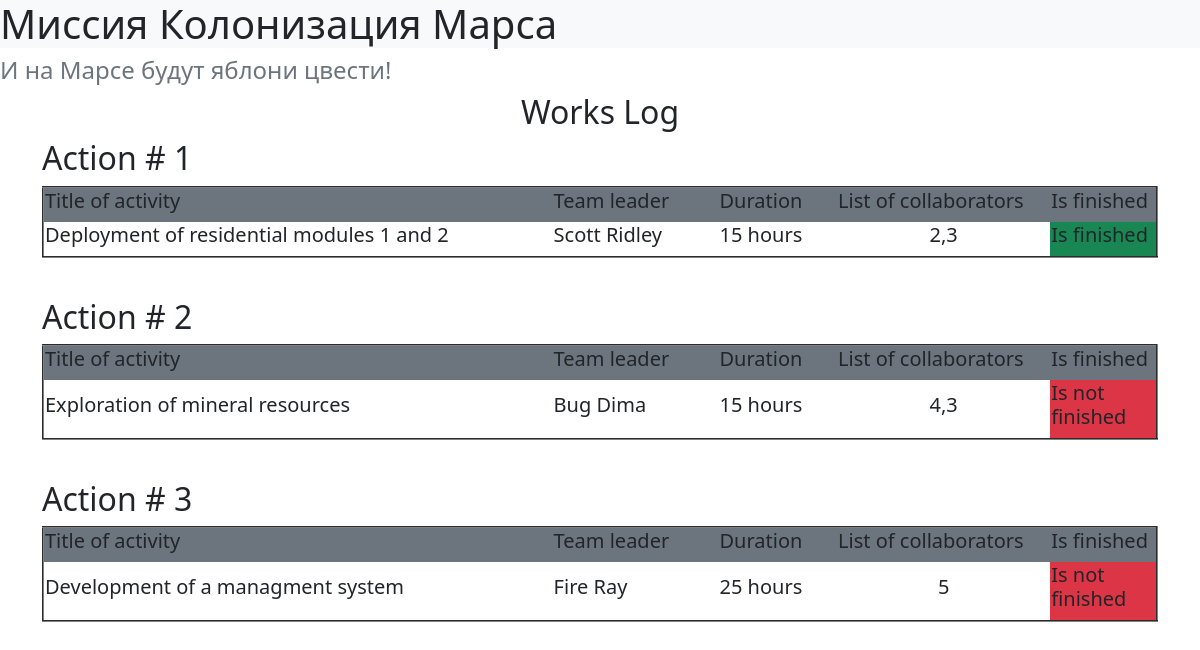
The page / on the database its author committed.
### data/Jobs.py (models this page shows)
class Job(SqlAlchemyBase):
    __tablename__ = 'jobs'
    id = sqlalchemy.Column(sqlalchemy.Integer,
                           primary_key=True, autoincrement=True)
    team_leader = sqlalchemy.Column(sqlalchemy.Integer, sqlalchemy.ForeignKey("users.id"))
    job = sqlalchemy.Column(sqlalchemy.String, nullable=True)
    work_size = sqlalchemy.Column(sqlalchemy.Integer, nullable=True)
    collaborators = sqlalchemy.Column(sqlalchemy.String, nullable=True)
    created_date = sqlalchemy.Column(sqlalchemy.DateTime)
    end_date = sqlalchemy.Column(sqlalchemy.DateTime)
    is_finished = sqlalchemy.Column(sqlalchemy.Boolean, nullable=True)
    user = orm.relationship('User')

### data/Users.py (models this page shows, shortened)
class User(SqlAlchemyBase):
    __tablename__ = 'users'
    id = sqlalchemy.Column(sqlalchemy.Integer,
                           primary_key=True, autoincrement=True)
    surname = sqlalchemy.Column(sqlalchemy.String, nullable=True)
    name = sqlalchemy.Column(sqlalchemy.String, nullable=True)
    age = sqlalchemy.Column(sqlalchemy.Integer, nullable=True)
    position = sqlalchemy.Column(sqlalchemy.String, nullable=True)
    speciality = sqlalchemy.Column(sqlalchemy.String, nullable=True)
    address = sqlalchemy.Column(sqlalchemy.String, nullable=True)
    email = sqlalchemy.Column(sqlalchemy.String,
                              index=True, unique=True, nullable=True)
    job = orm.relationship("Job", back_populates='user')

### server.py (the view)
@app.route(pages[0])
def works_log():
    db_session.global_init('mars_explorer.db')
    db_sess = db_session.create_session()
    jobs = db_sess.query(Job).all()
    users = db_sess.query(User).all()
    return render_template('jobs.html', title='Журнал работ', jobs=jobs, users=users)

### data/db_session.py (called while the page is built, shortened)
def global_init(db_file):
    global __factory
    db_file = 'db/' + db_file
    if __factory:
        return

def create_session() -> Session:
    global __factory
    return __factory()

### templates/jobs.html (shortened to what this page needs)
<!DOCTYPE html>
<html lang="en">
<head>
    <link rel="stylesheet" href="static/css/def.css">
</head>
<body>
{% extends "base.html" %}
{% block content %}
<h2 align="center">Works Log</h2>
{% for item in jobs%}
<div class="aaa">
    <h2>Action # {{item.id}}</h2>
    <table border="2" width="100%">
        <tr class="bg-secondary">
            <th width="430"><h5>Title of activity</h5></th>
            <th width="140"><h5>Team leader</h5></th>
            <th width="100"><h5>Duration</h5></th>
            <th width="180"><h5>List of collaborators</h5></th>
            <th width="90"><h5>Is finished</h5></th>
        </tr>
        <tr>
            <th><h5>{{item.job}}</h5></th>
            <th><h5>{{users[item.team_leader - 1].surname}} {{users[item.team_leader - 1].name}}</h5></th>
            <th><h5>{{item.work_size}} hours</h5></th>
            <th><h5 align="center">{{item.collaborators}}</h5></th>
            {% set finish = item.is_finished %}
            {% if finish == 0 %}
                <th class="bg-danger"><h5>Is not finished</h5></th>
            {% else %}
                <th class="bg-success"><h5>Is finished</h5></th>
            {% endif %}
        </tr>
    </table>
</div>
{% endfor %}
{% endblock %}

### templates/base.html (shortened to what this page needs)
<!DOCTYPE html>
<html lang="en">
<head>
    <link rel="stylesheet"
          href="https://cdn.jsdelivr.net/npm/bootstrap@5.0.0-beta1/dist/css/bootstrap.min.css"
>
</head>
<body>
<header>
    <div class="bg-light">
        <h1>Миссия Колонизация Марса</h1>
    </div>
    <h4 class="text-muted">И на Марсе будут яблони цвести!</h4>
</header>
<main role="main" class="container">
    {% block content %}{% endblock %}
</main>
</body>
</html>

### static/css/def.css (style rules this page uses)
.aaa { margin-top: 5px; margin-bottom: 40px; }

### rows shown on the page
Job: id "1", job "Deployment of residential modules 1 and 2", team_leader.surname "Scott", team_leader.name "Ridley", work_size "15", collaborators "2,3", shows "Is finished"
Job: id "2", job "Exploration of mineral resources", team_leader.surname "Bug", team_leader.name "Dima", work_size "15", collaborators "4,3", shows "Is not finished"
Job: id "3", job "Development of a managment system", team_leader.surname "Fire", team_leader.name "Ray", work_size "25", collaborators "5", shows "Is not finished"
